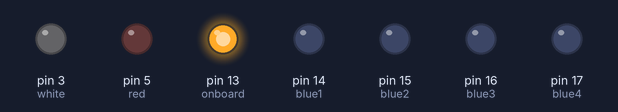
Recording of a sketch running on a simulated Arduino Nano Every. Shown: output pins drawn as LEDs (lit = HIGH).

Above: at 0.1 s.
At 4.9 s:
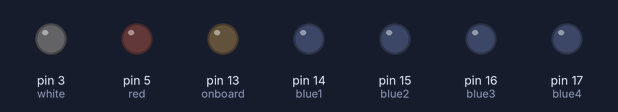
At 10.55 s:
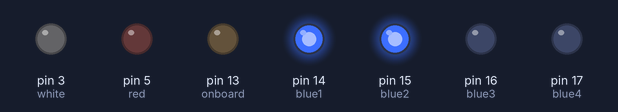
At 16.35 s:
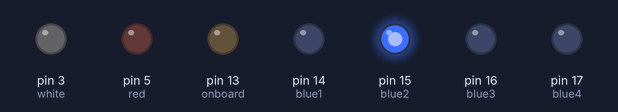
At 28.0 s:
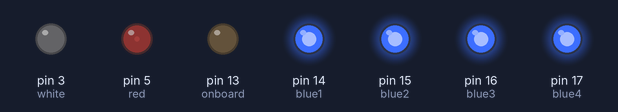
At 32.8 s:
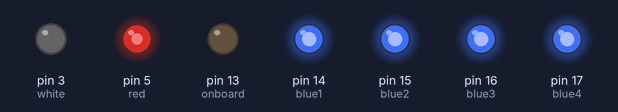
Timing chart, 0 to 40.0 s (numbered marks = the images above):
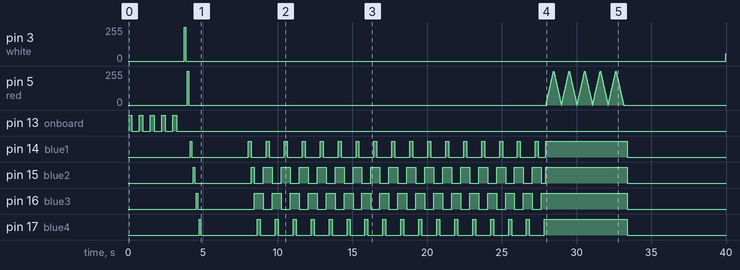

Measured:
- by itself, pin 3 (white): 255/255 → 0/255 at 3.9 s, → 55/255 36.1 s later
- by itself, pin 14 (blue1): goes LOW 3.8 s, 16 × (HIGH 0.20 s, LOW 1.0 s), HIGH 0.20 s, LOW 0.50 s, HIGH 5.5 s, then LOW
- by itself, pin 15 (blue2): goes LOW 3.8 s, HIGH 0.20 s, 16 × (LOW 0.60 s, HIGH 0.60 s), LOW 0.30 s, HIGH 5.5 s, then LOW
- by itself, pin 16 (blue3): goes LOW 3.8 s, 16 × (HIGH 0.60 s, LOW 0.60 s), HIGH 5.8 s, then LOW
- by itself, pin 17 (blue4): goes LOW 3.8 s, 16 × (HIGH 0.20 s, LOW 1.0 s), HIGH 5.6 s, then LOW

The sketch:

arduino_uno_plus_leds_v4.ino
```cpp
//#include <SoftwareSerial.h>

/*
  GHOSTBUSTERS TRAP LED CONTROL.
  EH, 26Oct2025 onward
  v1 - combined examples of Fade and For Loop "Knightrider", but doesn't work togther due to sticking in loop.
  v2 - re-written as fader_step and scanner_step functions.
  v3 - main loop sequence used to direct activities, scanner pauses for other indicators (simplest just to pause!).
  v4 - updated pinout for Arduino Nano Every; adjusted scanner function; added debug functions and startup check

  Based on Arduino Example Fade and "Knightrider", but rewritten with subroutines.
  https://www.arduino.cc/en/Tutorial/BuiltInExamples/Fade
  https://docs.arduino.cc/built-in-examples/control-structures/ForLoopIteration/

  ROUGH PROCESS.
  * switch on
  * 4x small LED as scanning, knightrider sequence
  * large red LED as "we got one", pulses in and out slowly
  * then internal white flicker, 1ms fader
  * reset sequence
*/
//==========================

// SETUP INITIAL VARIABLES
int brightness = 0;  //initial LED brightness for all
int fadeAmount = 5;  //default LED fade step out of 255
enum enumdir {UP,DOWN}; //set custom words
enumdir scan_direction = UP; //set initial
int scan_start_pin = 14; //scanner start from this pin
int scan_max_pin = 17; // highest pin ID used for scanner LEDs
int scan_next_pin = scan_start_pin + 1;
int scan_interval = 100;  //interval for scanner, ms
int maincounter = 0;
int loopcounter = 0;

int ledPins[] = { 3, 5, 14, 15, 16, 17 }; //see SETUP for connected indicators
int ledCount = 6;


// SETUP ROUTINE - runs once when you press reset
void setup() {

  // flash onboard LED as hello
  debug_led_flash(5);

  // declare LED pins as outputs:
  pinMode(3, OUTPUT); // white, inside box, effect
  pinMode(5, OUTPUT); // red, outside box, main indicator
  pinMode(14, OUTPUT); // blue1, outside box, scan progress
  pinMode(15, OUTPUT); // blue2, outside box, scan progress
  pinMode(16, OUTPUT); // blue3, outside box, scan progress
  pinMode(17, OUTPUT); // blue4, outside box, scan progress

  //sequence check
  debug_led_step(ledPins,6,100);

  //initialise scanner LEDs
  scanner_full(false);
  scan_next_pin = scan_start_pin;

  delay (3000);
}

//==========================

// MAIN LOOP ROUTINE - runs over and over again forever
void loop() {

delay(100); //per cycle
maincounter = maincounter +1; //increment activity counter

  //GO INDICATORS: scanner
  scan_next_pin = scanner_step(scan_next_pin, scan_interval); //also uses global variables for max and start
//  scan_start_pin = scan_next_pin;

  if (maincounter == 100)
  {
  //GO INDICATORS: we got one!
  scanner_full(true);
  fader(5,5,10,5); //red (led 5) outside indicator x5 pulse
  delay(250);
  scanner_full(false);
  //flash trap
  fader(3,5,1,100); //white (led 3) flicker effect

  delay (2000);
  maincounter = maincounter + 1;
  };

  //more scanning

  if (maincounter == 250)
  {
    //GO INDICATORS: false alarm or recharge
    scanner_full(false);
    delay (500);
    digitalWrite(14,HIGH);
    digitalWrite(17,HIGH);
    fader(5,10,50,4); //red (led 5) outside indicator x4 really slow pulse

    //reset
    maincounter = 0;
    scanner_full(false); // turn off blue LEDs
  }

}

//==========================

//DEBUG FUNCTIONS
void debug_led_flash(int count) {
  pinMode(13, OUTPUT); //onboard
  for (int i = 0; i < count; i++) {
    digitalWrite(13, HIGH);
    delay(250);
    digitalWrite(13,LOW);
    delay(500);
  }
}

void debug_led_step(int ledArray[], int ledCount, int msInterval) {
  for (int thisPin = 0; thisPin < ledCount; thisPin++) {
    digitalWrite(ledArray[thisPin], HIGH);
    delay(msInterval);
    digitalWrite(ledArray[thisPin], LOW);
    delay(msInterval);
  }
}

//NEW FADER FUNCTION
void fader(int pin_id, int fadeAmount, int interval_ms, int fadeCount) {

int i=0;
do
  {
  // fade in from min to max by variable steps:
  for (int fadeValue = 0; fadeValue <= 255; fadeValue += fadeAmount) {
    // sets the value (range from 0 to 255):
    analogWrite(pin_id, fadeValue);
    // pause for dimming step
    delay(interval_ms);
  }

  // fade out from max to min by variable steps:
  for (int fadeValue = 255; fadeValue >= 0; fadeValue -= fadeAmount) {
    // sets the value (range from 255 to 0):
    analogWrite(pin_id, fadeValue);
    // pause for dimming step
    delay(interval_ms);
  }
  i++;
  } while (i<fadeCount);
}

/*
//OLD FADER FUNCTION
void fader(int pin_id, int fadeAmount, int interval_ms) {
while(loopcounter < 2048)
  {
  // set the brightness of PWM pin:
  analogWrite(pin_id, brightness);

  // change the brightness for next time through the loop:
  brightness = brightness + fadeAmount;

  // reverse the direction of the fading at the ends of the fade:
  if (brightness <= 0 || brightness >= 255) {
    fadeAmount = -fadeAmount;
  }
  // delay between steps for dimming effect
  delay(interval_ms);

  loopcounter = loopcounter++;
  }
}
*/

//SCANNER FUNCTIONS

void scanner_full(bool all_leds) {
  if (all_leds == true)
  {
  digitalWrite(14,HIGH);
  digitalWrite(15,HIGH);
  digitalWrite(16,HIGH);
  digitalWrite(17,HIGH);
  }
  else
  {
  digitalWrite(14,LOW);
  digitalWrite(15,LOW);
  digitalWrite(16,LOW);
  digitalWrite(17,LOW);
  }
}


int scanner_step(int scanPin, int scan_interval) {
// scanner range and direction is set in initial variables

int prevPin;
int nextPin;

//Serial.println(scanPin);  //DEBUG

// Set next and previous Pin indexes
if (scan_direction == UP) {
  if (scanPin == scan_start_pin) {
//    debug_led_flash(2);
    prevPin = scanPin -1; //or use scan_max_pin
    nextPin = scanPin +1;
    scan_direction = UP;
  }
  else if (scanPin == scan_max_pin) {
    prevPin = scan_start_pin;
    nextPin = scanPin -1;
    scan_direction = DOWN; //reset direction
  }
  else
  {
    prevPin = scanPin -1;
    nextPin = scanPin +1;
    scan_direction = UP;
  }
}
else if (scan_direction == DOWN) {
  if (scanPin == scan_max_pin) {
    prevPin = scanPin +1; // or use scan_start_pin
    nextPin = scanPin -1;
  }
  else if (scanPin == scan_start_pin) {
    prevPin = scan_max_pin;
    nextPin = scanPin +1;
    scan_direction = UP; //reset direction
  }
  else
  {
    prevPin = scanPin +1;
    nextPin = scanPin -1;
  }
}

// change to new state
digitalWrite(scanPin, HIGH);
digitalWrite(prevPin, LOW);

 //wait
delay(scan_interval);
/*
// reset direction if needed
if (thisPin == maxPin) {
  scan_direction = DOWN;
  }
  else if (thisPin == scan_start_pin) {
    scan_direction = UP;
  }
*/

return (nextPin);
}
```
